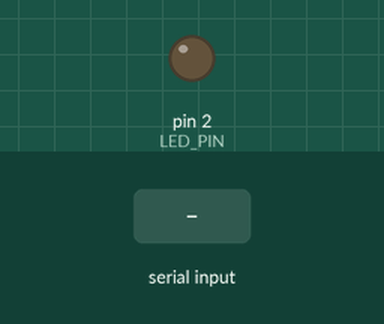
Simulated run of this sketch. Board: Arduino Uno, built with avr-gcc and run on an emulated ATmega328P. Shown: output pins drawn as LEDs (lit = HIGH). Inputs (shaded band) come from the test bench. What the sketch prints to the serial monitor is not drawn.

Above: at 1.2 s.
1.3 s: "1" received over Serial
At 2.56 s:
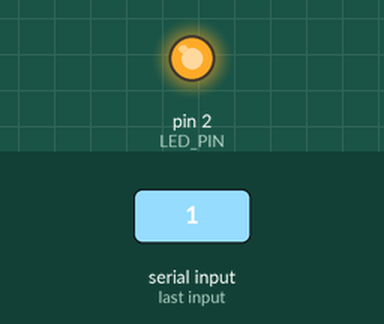
Timing chart, 0 to 10.3 s (numbered marks = the images above; inputs shaded):
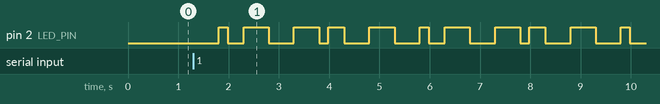

The sketch:

three_models.ino
```cpp
// _________________________________________________
// ПУНКТ 3: Три вида Blink
// 1. По прерыванию (всегда активен) - Timer2
// 2. Режим 1 - два LED (переключаемый через UART)
// 3. Режим 2 - три LED (переключаемый через UART)
// __________________________________________________

#define LED_PIN 2

volatile unsigned int timer2_counter = 0;
volatile unsigned long my_millis_count = 0;

enum BlinkMode {
  MODE_INTERRUPT,
  MODE_1,
  MODE_2
};

BlinkMode currentMode = MODE_INTERRUPT;

unsigned long previousMillis = 0;

void setup() {
  pinMode(LED_PIN, OUTPUT);

  Serial.begin(9600);
  Serial.println();

  setupTimer2_Interrupt();
  setupTimer1_CustomMillis();
}

void loop() {
  if (Serial.available() > 0) {
    char command = Serial.read();
    while(Serial.available()) Serial.read();

    if (command == '1') {
      currentMode = MODE_1;
      previousMillis = myMillis();
      Serial.println("✓ РЕЖИМ 1 активирован (период 500 мс)");
    }
    else if (command == '2') {
      currentMode = MODE_2;
      previousMillis = myMillis();
      Serial.println("✓ РЕЖИМ 2 активирован (период 1000 мс)");
    }
  }

  unsigned long currentMillis = myMillis();

  // Режим 1 - период 500 мс
  if (currentMode == MODE_1) {
    if (currentMillis - previousMillis >= 500) {
      previousMillis = currentMillis;
      digitalWrite(LED_PIN, !digitalRead(LED_PIN));
    }
  }

  // Режим 2 - период 1000 мс
  if (currentMode == MODE_2) {
    if (currentMillis - previousMillis >= 1000) {
      previousMillis = currentMillis;
      digitalWrite(LED_PIN, !digitalRead(LED_PIN));
    }
  }
}

void setupTimer2_Interrupt() {
  cli();
  TCCR2A = 0;
  TCCR2B = 0;
  TCNT2 = 0;
  TCCR2A |= (1 << WGM21);
  TCCR2B |= (1 << CS22) | (1 << CS21) | (1 << CS20);
  OCR2A = 255;
  TIMSK2 |= (1 << OCIE2A);
  sei();
}

void setupTimer1_CustomMillis() {
  cli();
  TCCR1A = 0;
  TCCR1B = 0;
  TCNT1 = 0;
  TCCR1B |= (1 << WGM12);
  TCCR1B |= (1 << CS11) | (1 << CS10);
  OCR1A = 249;
  TIMSK1 |= (1 << OCIE1A);
  sei();
}

ISR(TIMER2_COMPA_vect) {
  timer2_counter++;
  if (timer2_counter >= 122) {
    timer2_counter = 0;
    PORTD ^= (1 << 2);
  }
}

ISR(TIMER1_COMPA_vect) {
  my_millis_count++;
}

unsigned long myMillis() {
  unsigned long m;
  uint8_t oldSREG = SREG;
  cli();
  m = my_millis_count;
  SREG = oldSREG;
  return m;
}
```

Measured:
- by itself, pin 2 (LED_PIN): repeats every 4.0 s: LOW 0.32 s, HIGH 0.50 s, LOW 0.50 s, HIGH 0.50 s, LOW 0.18 s, HIGH 0.32 s, LOW 0.50 s, HIGH 0.50 s, LOW 0.50 s, HIGH 0.18 s
